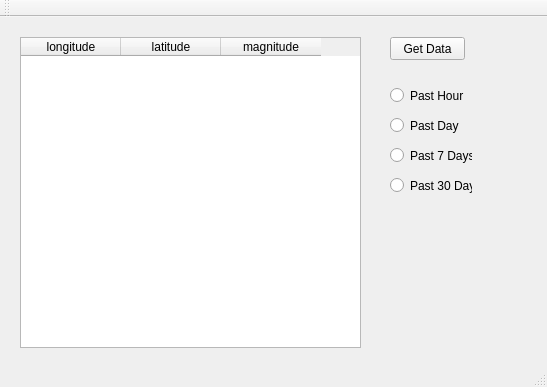
<?xml version="1.0" encoding="UTF-8"?>
<ui version="4.0">
 <class>MainWindow</class>
 <widget class="QMainWindow" name="MainWindow">
  <property name="geometry">
   <rect>
    <x>0</x>
    <y>0</y>
    <width>547</width>
    <height>387</height>
   </rect>
  </property>
  <property name="windowTitle">
   <string>Earthquake</string>
  </property>
  <property name="windowIcon">
   <iconset>
    <normaloff>../../Desktop/CrossingWaves/icon.ico</normaloff>../../Desktop/CrossingWaves/icon.ico</iconset>
  </property>
  <widget class="QWidget" name="centralWidget">
   <widget class="QPushButton" name="buttonGet">
    <property name="geometry">
     <rect>
      <x>390</x>
      <y>20</y>
      <width>75</width>
      <height>23</height>
     </rect>
    </property>
    <property name="text">
     <string>Get Data</string>
    </property>
   </widget>
   <widget class="QTableWidget" name="tableWidgetResults">
    <property name="geometry">
     <rect>
      <x>20</x>
      <y>20</y>
      <width>341</width>
      <height>311</height>
     </rect>
    </property>
    <property name="horizontalScrollBarPolicy">
     <enum>Qt::ScrollBarAlwaysOff</enum>
    </property>
    <column>
     <property name="text">
      <string>longitude</string>
     </property>
    </column>
    <column>
     <property name="text">
      <string>latitude</string>
     </property>
    </column>
    <column>
     <property name="text">
      <string>magnitude</string>
     </property>
    </column>
   </widget>
   <widget class="QRadioButton" name="radioButtonHour">
    <property name="geometry">
     <rect>
      <x>390</x>
      <y>70</y>
      <width>82</width>
      <height>17</height>
     </rect>
    </property>
    <property name="text">
     <string>Past Hour</string>
    </property>
   </widget>
   <widget class="QRadioButton" name="radioButtonDay">
    <property name="geometry">
     <rect>
      <x>390</x>
      <y>100</y>
      <width>82</width>
      <height>17</height>
     </rect>
    </property>
    <property name="text">
     <string>Past Day</string>
    </property>
   </widget>
   <widget class="QRadioButton" name="radioButtonWeek">
    <property name="geometry">
     <rect>
      <x>390</x>
      <y>130</y>
      <width>82</width>
      <height>17</height>
     </rect>
    </property>
    <property name="text">
     <string>Past 7 Days</string>
    </property>
   </widget>
   <widget class="QRadioButton" name="radioButtonMonth">
    <property name="geometry">
     <rect>
      <x>390</x>
      <y>160</y>
      <width>82</width>
      <height>17</height>
     </rect>
    </property>
    <property name="text">
     <string>Past 30 Days</string>
    </property>
   </widget>
  </widget>
  <widget class="QMenuBar" name="menuBar">
   <property name="geometry">
    <rect>
     <x>0</x>
     <y>0</y>
     <width>547</width>
     <height>21</height>
    </rect>
   </property>
  </widget>
  <widget class="QToolBar" name="mainToolBar">
   <attribute name="toolBarArea">
    <enum>TopToolBarArea</enum>
   </attribute>
   <attribute name="toolBarBreak">
    <bool>false</bool>
   </attribute>
  </widget>
  <widget class="QStatusBar" name="statusBar"/>
 </widget>
 <layoutdefault spacing="6" margin="11"/>
 <resources/>
 <connections/>
</ui>
